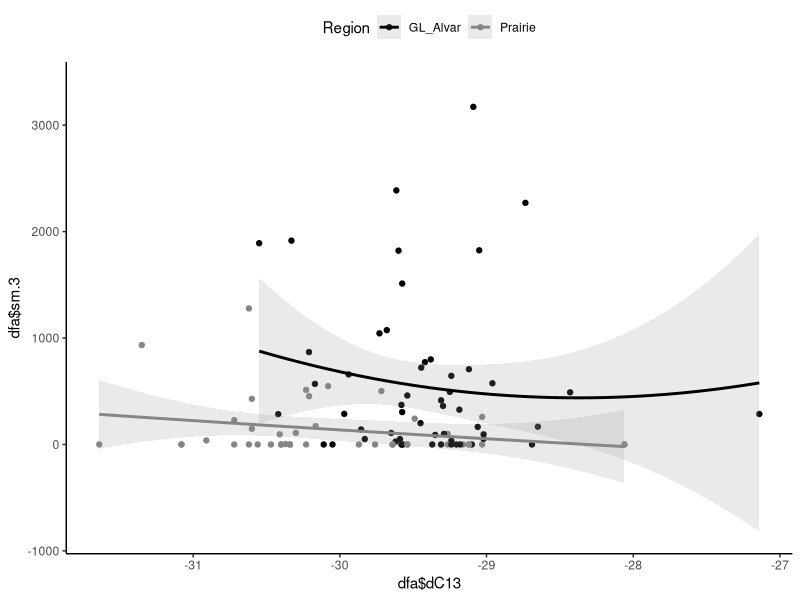

This figure's R source: (Note: this script raises an error after producing the figure.)
setwd("C:/Users/eckat/Desktop")
stoma <- read.csv("GeumStomata_V9.csv")
str(stoma)
stoma$Region <-gsub("GL Alvar", "GL_Alvar", stoma$Region)
stoma$Region <-gsub("M Alvar", "MB_Alvar", stoma$Region)

iso<-read.csv("Refined_Isotope.csv")
str(iso)
clim <- read.csv("all_climate_data.csv")
str(clim)
clim$Region <-gsub("GL Alvar", "GL_Alvar", clim$Region)
clim$Region <-gsub("M Alvar", "MB_Alvar", clim$Region)

View(clim)
library(dplyr)
df <-iso %>% dplyr::inner_join(clim, by=c("Population", "Region"))
str(df)
View(df)
df.all <- read.csv("full_clean_geum_experiment.csv")
df.all$Region <-gsub("GL_alvar", "GL_Alvar", df.all$Region)
df.all$Region <-gsub("MB_alvar", "MB_Alvar", df.all$Region)
View(df.all)
##select only 2018 fitness data for comparison##
##2018 single year is sm.3; sm2018 is cumulative fitness from 2016-2018##
fits <- select(df.all, Region, Sample.ID, sm.3, No.Fruit.2018)
df <- merge(fits, df, by = c("Sample.ID", "Region"), all.x = T)
str(df)
View(df)
library(ggplot2)
col.bw<- c("black" , "gray52")


#remove manitoba
dfa<-subset(df, subset=Region=='Prairie' | Region=='GL_Alvar')

#-----------------------------------------------------------------
#isotope
#-----------------------------------------------------------------
#fitness x isotope----------------------------------------------------
c<-ggplot(dfa, aes(x=dfa$dC13, y = dfa$sm.3, colour=Region))+
  geom_point()+stat_smooth(method = 'lm', alpha=0.2,formula=y ~ poly(x, 2))+theme_classic()+
  scale_colour_manual(values=col.bw) +
#  annotate("text",label="GLAr^2 == 0.01917",x=135,y=-27.2,parse=TRUE,size=2,colour="darkslategray3")+
 # annotate("text",label="PRAr^2 == 0.03289",x=135,y=-27.4,parse=TRUE,size=2,colour="gold3")+
  #ylab("dC13")+xlab("Spring Climate Moisture Deficit")+ 
#  geom_vline(xintercept=55,col="gray60",lwd=0.75,lty=2)+
  theme(legend.position = "top")
c

cmodp<-lm(prc$dC13~prc$CMD_sp) 
summary(cmodp) 
#Multiple R-squared:  0.03289,	Adjusted R-squared:  -0.0004569 
#F-statistic: 0.9863 on 1 and 29 DF,  p-value: 0.3289
cmodg<-lm(glc$dC13~glc$CMD_sp) 
summary(cmodg)
#Multiple R-squared:  0.01917,	Adjusted R-squared:  0.0003037 
#F-statistic: 1.016 on 1 and 52 DF,  p-value: 0.3181

########################################

##load stomata into fitness-isotope sheet##
df <- merge(df, stoma, by = c("Sample.ID", "Region"), all = T)
dfb<-subset(df, subset=Region=='Prairie' | Region=='GL_Alvar')
#library(ggpubr)
#col <- ggarrange(c, d, h, i,labels = c("A", "B", "C", "D"),ncol=2,nrow=2)
#col

#bw<-ggarrange(cb,dw,hb,ib, labels = c("A", "B", "C", "D"),ncol=2,nrow=2)
#bw
#subset data to get r2
prc <- subset(dfb, Region == "Prairie")
glc <- subset(dfb, Region =="GL Alvar")


#GCL_B
#####################################
#bw
cb<-ggplot(dfb, aes(x=dfb$Av_GCLengthB, y = dfb$sm.3, colour=Region))+
  geom_point()+stat_smooth(method = 'lm', alpha=0.2,formula=y~x+I(x^2))+theme_classic()+
  scale_colour_manual(values=c("black", "gray48")) +
  #annotate("text",label="GLAr^2 == 0.03704",x=130,y=0.035,parse=TRUE,size=2,colour="black")+
  #annotate("text",label="PRAr^2 == 0.06628",x=130,y=0.0357,parse=TRUE,size=2,colour="gray48")+ annotate("text", label="*", x=88.65124456, y=0.02607884, col="black", size=13)+
#  annotate("text", label="*", x=40.18813232, y=0.02500193, col="black", size=13)+
#  ylab("Abaxial Guard Cell Length")+xlab("Spring Climate Moisture Deficit")+ 
#  geom_vline(xintercept=55,col="gray60",lwd=0.75,lty=2)+
  theme(legend.position = "top")
cb
#quadratic BEST
cmodp<-lm(prc$Av_GCLengthB~prc$CMD_sp+ I(prc$CMD_sp^2)) 
summary(cmodp) 
#Multiple R-squared:  0.06628,	Adjusted R-squared:  0.05058 
#F-statistic: 4.223 on 2 and 119 DF,  p-value: 0.0169
cmodg<-lm(glc$Av_GCLengthB~glc$CMD_sp+ I(glc$CMD_sp^2)) 
summary(cmodg)
#Multiple R-squared:  0.03704,	Adjusted R-squared:  0.03154 
#F-statistic: 6.732 on 2 and 350 DF,  p-value: 0.001353

#linear
#cmodp<-lm(prc$Av_GCLengthB~prc$CMD_sp) 
#summary(cmodp) 
#Multiple R-squared:  0.03254,	Adjusted R-squared:  0.02448 
#F-statistic: 4.037 on 1 and 120 DF,  p-value: 0.04677
#cmodg<-lm(glc$Av_GCLengthB~glc$CMD_sp) 
#summary(cmodg)
#Multiple R-squared:  0.006082,	Adjusted R-squared:  0.00325 
#F-statistic: 2.148 on 1 and 351 DF,  p-value: 0.1437


#quadratic BEST
dmodpq<-lm(prc$Av_GCLengthB~prc$CMD_sm+ I(prc$CMD_sm^2)) 
summary(dmodpq) 
#Multiple R-squared:  0.07218,	Adjusted R-squared:  0.05659 
#F-statistic: 4.629 on 2 and 119 DF,  p-value: 0.01159
dmodgq<-lm(glc$Av_GCLengthB~glc$CMD_sm+ I(glc$CMD_sm^2)) 
summary(dmodgq)
#Multiple R-squared:  0.02676,	Adjusted R-squared:  0.0212 
#F-statistic: 4.812 on 2 and 350 DF,  p-value: 0.008678



##GCL_T##
##########################################
#bw
cb<-ggplot(dfb, aes(x=dfb$Av_GCLengthT, y = dfb$sm.3, colour=Region))+
  geom_point()+stat_smooth(method = 'lm', alpha=0.2,formula=y~x+I(x^2))+theme_classic()+
  scale_colour_manual(values=c("black", "gray48")) +
  #annotate("text", label="*", x=88.58770541, y=0.02596007, col="black", size=13)+
  #annotate("text", label="*", x=42.87992547, y=0.02192606, col="black", size=13)+
#annotate("text",label="GLAr^2 == 0.09722",x=135,y=0.035,parse=TRUE,size=2,colour="black")+
 # annotate("text",label="PRAr^2 ==  0.08697",x=135,y=0.0354,parse=TRUE,size=2,colour="gray48")+
 # ylab("Adaxial Guard Cell Length")+xlab("Spring Climate Moisture Deficit")+ 
 # geom_vline(xintercept=55,col="gray60",lwd=0.75,lty=2)+
  theme(legend.position = "top")
cb

#quadratic BEST
cmodp<-lm(prc$Av_GCLengthT~prc$CMD_sp+ I(prc$CMD_sp^2)) 
summary(cmodp) 
#Multiple R-squared:  0.08697,	Adjusted R-squared:  0.07163 
#F-statistic: 5.668 on 2 and 119 DF,  p-value: 0.004454
cmodg<-lm(glc$Av_GCLengthT~glc$CMD_sp+ I(glc$CMD_sp^2)) 
summary(cmodg)
#Multiple R-squared:  0.09722,	Adjusted R-squared:  0.09195 
#F-statistic: 18.47 on 2 and 343 DF,  p-value: 2.414e-08

##Density B
####################################
#bw
cb<-ggplot(dfb, aes(x=dfb$Density_B, y = dfb$sm.3, colour=Region))+
  geom_point()+stat_smooth(method = 'lm', alpha=0.2,formula=y~x+I(x^2))+theme_classic()+
  scale_colour_manual(values=c("black", "gray48")) +
  #annotate("text", label="*", x=85.09458, y=277.30348, col="black", size=13)+
 # annotate("text", label="*", x=42.81667, y=443.14718, col="black", size=13)+
#  annotate("text",label="GLAr^2 == 0.06485",x=130,y=435,parse=TRUE,size=2,colour="black")+
#  annotate("text",label="PRAr^2 ==  0.2094",x=130,y=450,parse=TRUE,size=2,colour="gray48")+
#  ylab("Abaxial Stomatal Density")+xlab("Spring Climate Moisture Deficit")+ 
#  geom_vline(xintercept=55,col="gray60",lwd=0.75,lty=2)+
  theme(legend.position = "top")
cb

#quadratic BEST
cmodp<-lm(prc$Density_B~prc$CMD_sp+ I(prc$CMD_sp^2)) 
summary(cmodp) 
#Multiple R-squared:  0.2094,	Adjusted R-squared:  0.1962 
#F-statistic: 15.89 on 2 and 120 DF,  p-value: 7.562e-07
cmodg<-lm(glc$Density_B~glc$CMD_sp+ I(glc$CMD_sp^2)) 
summary(cmodg)
#Multiple R-squared:  0.06485,	Adjusted R-squared:  0.05955 
#F-statistic: 12.24 on 2 and 353 DF,  p-value: 7.26e-06


##Density T
####################################
#bw
cb<-ggplot(dfb, aes(x=dfb$Density_T, y = dfb$sm.3, colour=Region))+
  geom_point()+stat_smooth(method = 'lm', alpha=0.2,formula=y~x+I(x^2))+theme_classic()+
  scale_colour_manual(values=c("black", "gray48")) +
  #annotate("text", label="*", x=82.73791, y=222.06189, col="black", size=13)+
  #annotate("text", label="*", x=43.26434, y=255.90579, col="black", size=13)+
  #annotate("text",label="GLAr^2 == 0.06759",x=130,y=435,parse=TRUE,size=2,colour="black")+
  #annotate("text",label="PRAr^2 == 0.1805",x=130,y=420,parse=TRUE,size=2,colour="gray48")+
 # ylab("Adaxial Stomatal Density")+xlab("Spring Climate Moisture Deficit")+ 
 # geom_vline(xintercept=55,col="gray60",lwd=0.75,lty=2)+
  theme(legend.position = "top")
cb

#quadratic BEST
cmodp<-lm(prc$Density_T~prc$CMD_sp+ I(prc$CMD_sp^2)) 
summary(cmodp) 
#Multiple R-squared:  0.1805,	Adjusted R-squared:  0.1669 
#F-statistic: 13.22 on 2 and 120 DF,  p-value: 6.491e-06
cmodg<-lm(glc$Density_T~glc$CMD_sp+ I(glc$CMD_sp^2)) 
summary(cmodg)
#Multiple R-squared:  0.06759,	Adjusted R-squared:  0.0622 
#F-statistic: 12.54 on 2 and 346 DF,  p-value: 5.521e-06

##SAI_B
####################################
#bw
cb<-ggplot(dfb, aes(x=dfb$SAI_B, y = dfb$sm.3, colour=Region))+
  geom_point()+stat_smooth(method = 'lm', alpha=0.2,formula=y~x+I(x^2))+theme_classic()+
  scale_colour_manual(values=c("black", "gray48"))+
  #annotate("text", label="*", x=85.972450, y=7.155827, col="black", size=13)+
  #annotate("text", label="*", x=42.35001, y=11.21488, col="black", size=13)+
  #annotate("text",label="GLAr^2 == 0.04422",x=130,y=11.7,parse=TRUE,size=2,colour="black")+
  #annotate("text",label="PRAr^2 ==  0.2051",x=130,y=11.5,parse=TRUE,size=2,colour="gray48")+
  #ylab("Abaxial Area Index")+xlab("Spring Climate Moisture Deficit")+ 
  #geom_vline(xintercept=55,col="gray60",lwd=0.75,lty=2)+
  theme(legend.position = "top")
cb

#quadratic BEST
cmodp<-lm(prc$SAI_B~prc$CMD_sp+ I(prc$CMD_sp^2)) 
summary(cmodp) 
#Multiple R-squared:  0.2051,	Adjusted R-squared:  0.1918 
#F-statistic: 15.36 on 2 and 119 DF,  p-value: 1.168e-06
cmodg<-lm(glc$SAI_B~glc$CMD_sp+ I(glc$CMD_sp^2)) 
summary(cmodg)
#Multiple R-squared:  0.04422,	Adjusted R-squared:  0.03876 
#F-statistic: 8.096 on 2 and 350 DF,  p-value: 0.0003653


##SAI_T
####################################
#bw
cb<-ggplot(dfb, aes(x=dfb$SAI_T, y = sm.3, colour=Region))+
  geom_point()+stat_smooth(method = 'lm', alpha=0.2,formula=y~x+I(x^2))+theme_classic()+
  scale_colour_manual(values=c("black", "gray48"))+
  #annotate("text", label="*", x=83.849163, y=5.694438, col="black", size=13)+
  #annotate("text", label="*", x=6.028046, y=42.424627, col="black", size=13)+
 #annotate("text",label="GLAr^2 == 0.04016",x=130,y=9,parse=TRUE,size=2,colour="black")+
  #annotate("text",label="PRAr^2 ==  0.1504",x=130,y=8.8,parse=TRUE,size=2,colour="gray48")+
 # ylab("Adaxial Area Index")+xlab("Spring Climate Moisture Deficit")+ 
#  geom_vline(xintercept=55,col="gray60",lwd=0.75,lty=2)+
  theme(legend.position = "top")
cb

#quadratic BEST
cmodp<-lm(prc$SAI_T~prc$CMD_sp+ I(prc$CMD_sp^2)) 
summary(cmodp) 
#Multiple R-squared:  0.1504,	Adjusted R-squared:  0.1361 
#F-statistic: 10.54 on 2 and 119 DF,  p-value: 6.13e-05
cmodg<-lm(glc$SAI_T~glc$CMD_sp+ I(glc$CMD_sp^2)) 
summary(cmodg)
#Multiple R-squared:  0.04016,	Adjusted R-squared:  0.03456 
#F-statistic: 7.175 on 2 and 343 DF,  p-value: 0.0008861


